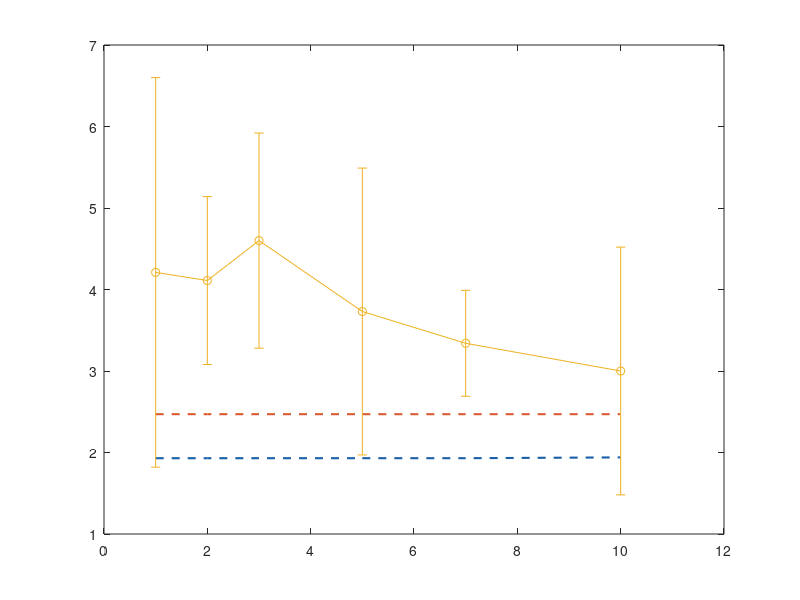

Recreate this plot in MATLAB. (Note: this script raises an error after producing the figure.)
%% Line+sd graphs
% Data
theta0 = [1,2,3,5,7,10];

%model
lqr_model = [1.93, 1.93, 1.93, 1.93, 1.93, 1.94];
pid_model = [2.47, 2.47, 2.47, 2.47, 2.47, 2.47];

%real results(avr+sd)
lqr_mean = [4.21, 4.11, 4.60, 3.73, 3.34, 3.00]; %t_fail_lqr
lqr_sd = [2.39, 1.03, 1.32, 1.76, 0.65, 1.52]; % LQR Standard deviation
pid_mean = [1.62, 2.04, 3.28, 1.50, 0.80, 0.79];
pid_sd = [1.32, 2.29, 3.81, 1.14, 0.16, 0.29];

%graphs
figure;
plot(theta0, lqr_model, '--', 'Color', [0.09 0.37 0.65], 'LineWidth', 1.5);
hold on;
plot(theta0, pid_model, '--', 'Color', [0.85 0.35 0.19], 'LineWidth', 1.5);

errorbar(theta0, lqr_mean, min(lqr_sd, lqr_mean), lqr_sd, '-o', 'Color', [0.09 0.37 0.65], 'LineWidth', 1.5, 'MarkerFaceColor',[0.09 0.37 0.65]);
hold on;
errorbar(theta0, pid_mean,  min(pid_sd, pid_mean), pid_sd, '-o', 'Color', [0.85 0.35 0.19], 'LineWidth', 1.5, 'MarkerFaceColor',[0.85 0.35 0.19]);

% axes and labels
xlabel('\theta_0 (deg)');
ylabel('Time(sec)');
title('COMPARISON Of MODEL vs REALITY: T_{fail} / T_s');
legend('LQR-Model', 'PID-Model','LQR-Reality', 'PID-Reality', 'Location', 'best');
grid on;
box off;
